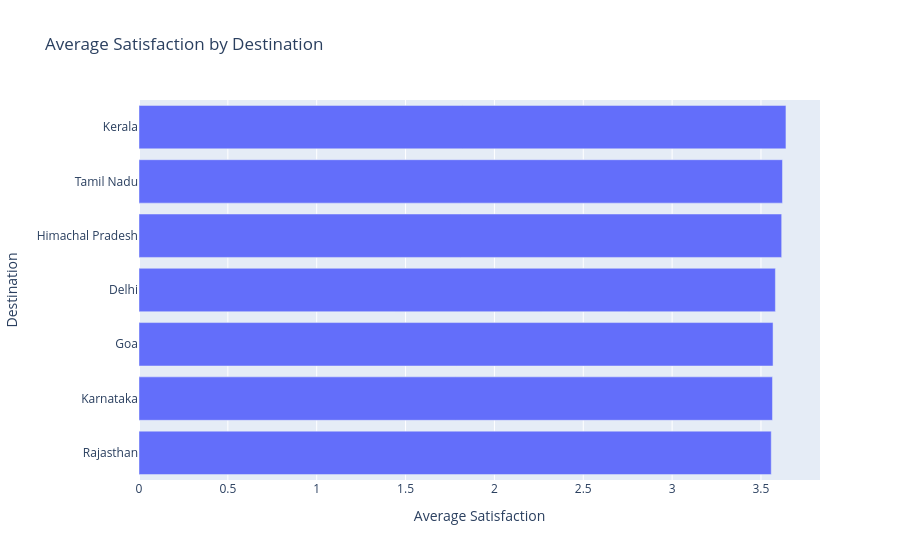

This figure's notebook cell:
### Code cell
satisfaction_by_destination = (
    df.groupby("Destination")["Satisfaction_Rating"]
      .mean()
      .sort_values(ascending=False)
      .reset_index()
)
satisfaction_by_destination.columns = ["Destination", "Average Satisfaction"]
fig = px.bar(satisfaction_by_destination, x="Average Satisfaction", y="Destination",
             orientation="h", title="Average Satisfaction by Destination")
fig.update_layout(yaxis=dict(categoryorder="total ascending"))
fig.show()

### Figure 1 — Plotly figure (JSON) as saved in the notebook; plotly's stock layout.template omitted (floating-point values rounded to 4 significant figures)
{"data": [{"hovertemplate": "Average Satisfaction=%{x}<br>Destination=%{y}<extra></extra>", "legendgroup": "", "marker": {"color": "#636efa", "pattern": {"shape": ""}}, "name": "", "orientation": "h", "showlegend": false, "textposition": "auto", "type": "bar", "x": [3.641, 3.621, 3.617, 3.581, 3.568, 3.565, 3.558], "xaxis": "x", "y": ["Kerala", "Tamil Nadu", "Himachal Pradesh", "Delhi", "Goa", "Karnataka", "Rajasthan"], "yaxis": "y"}], "layout": {"barmode": "relative", "legend": {"tracegroupgap": 0}, "title": {"text": "Average Satisfaction by Destination"}, "xaxis": {"anchor": "y", "domain": [0.0, 1.0], "title": {"text": "Average Satisfaction"}}, "yaxis": {"anchor": "x", "categoryorder": "total ascending", "domain": [0.0, 1.0], "title": {"text": "Destination"}}}}
